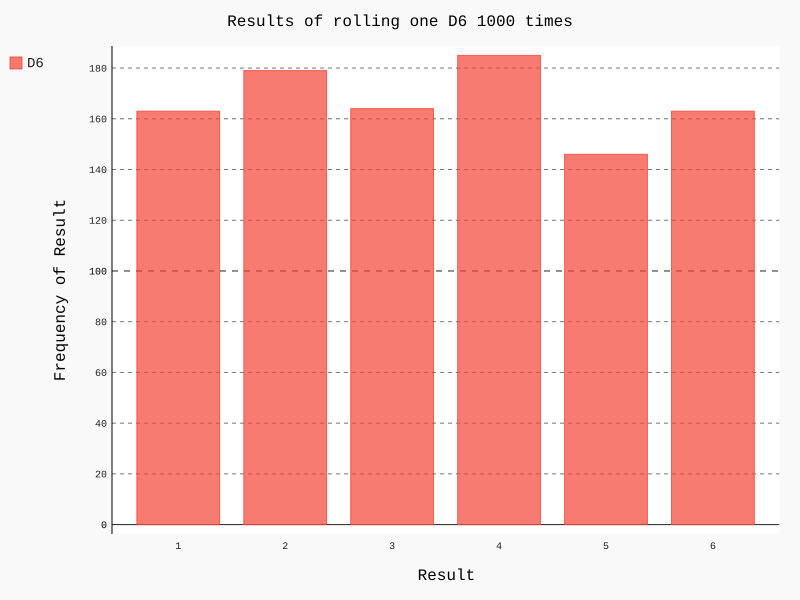

Reproduce this figure in Python.
from die import Die
import pygal
 
die = Die()
 
# 数据集合
results = []
count = 1
for roll_num in iter(lambda *args:die.roll(),None):
    results.append(roll_num)
    if count >= 1000:
        break
    count +=1
 
# 分析结果
frequencies= []
for value in range(1,die.num_sides+1):
    frequencie = results.count(value)
    frequencies.append(frequencie)
 
# 对结果进行可视化
hist = pygal.Bar()      # 生成实例
hist.title = 'Results of rolling one D6 1000 times'  # 标题
hist.x_labels = ['1','2','3','4','5','6']           # X轴数值坐标
hist.x_title = 'Result'                                 # X轴标题
hist.y_title = 'Frequency of Result'                # Y轴标题
 
hist.add('D6',frequencies)                             # 传入Y轴数据
hist.render_to_file('die_visual.svg')               # 文件生成路径，必须为svg格式文件
